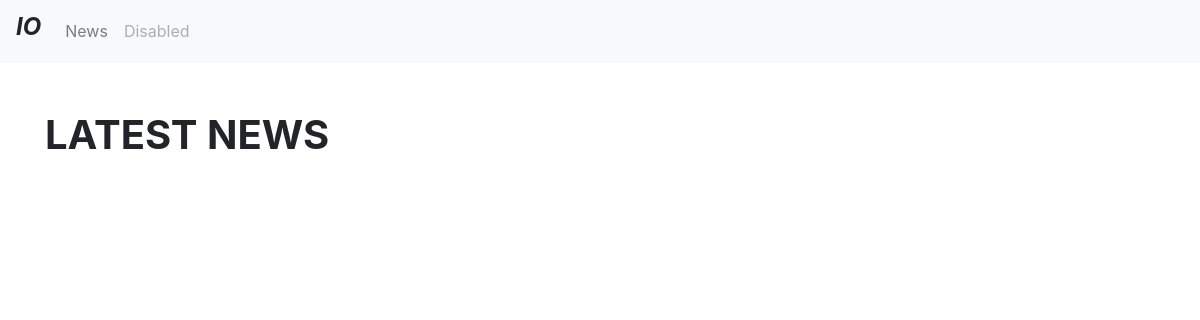
/blog/, run on an earlier commit of the app's database.
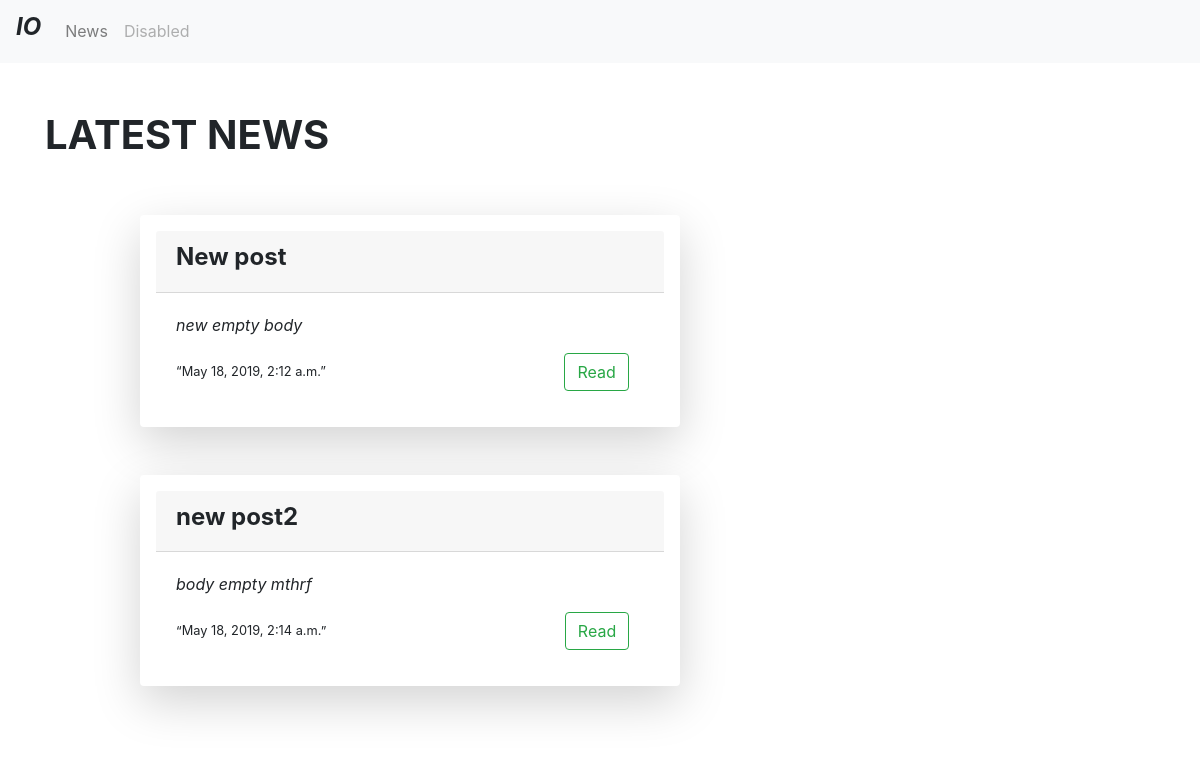
And on a later commit of the database.
### blog/models.py (models this page shows, shortened)
class Post(models.Model):
    title = models.CharField(max_length=80, db_index=True)
    slug = models.SlugField(max_length=150, unique=True)
    body = models.TextField(blank=True, db_index=True)
    date_pub = models.DateTimeField(auto_now_add=True)
    def get_absolute_url(self):
        return reverse('post_detail_url', kwargs={'slug': self.slug })

### blog/views.py (the view)
# urls.py: path('', posts_list, name='posts_list_url'),
def posts_list(request):
    posts = Post.objects.all()
    return render(request, 'blog/index.html', context={'posts': posts})

### blog/templates/blog/index.html (shortened to what this page needs)
{% extends 'blog/base_blog.html' %}
{% block namepage %}
    LATEST NEWS
{% endblock %}
{% block content %}
    {% for post in posts %}
        <div class="card border-0">
            <div class="shadow-lg p-3 mb-5 bg-white rounded">
          <div class="card-header bg-transperent " >
            <h4><b>{{ post.title }}</b></h4>
          </div>
          <div class="card-body">
              <p class="card-text"><em>{{ post.body|truncatewords:15 }}</em></p>
              <small><q>{{ post.date_pub }}</q></small>
            <a href="{{ post.get_absolute_url }}" class="btn btn-outline-success offset-md-6">Read</a>
          </div>
          </div>
        </div>
    {% endfor %}
{% endblock %}

### blog/templates/blog/base_blog.html
{% extends 'base.html'%}

### templates/base.html (shortened to what this page needs)
<!DOCTYPE html>
<html lang="en">
<head>
    <link rel="stylesheet" href="https://stackpath.bootstrapcdn.com/bootstrap/4.3.1/css/bootstrap.min.css">
</head>
<body>
<nav class="navbar navbar-expand-lg navbar-light bg-light">
  <a class="navbar-brand"><h4><i><b>IO</b></i></h4></a>
  <div class="collapse navbar-collapse" id="navbarSupportedContent">
    <ul class="navbar-nav mr-auto">
      <li class="nav-item">
        <a class="nav-link" href="{% url 'posts_list_url' %}">News</a>
      </li>
      <li class="nav-item">
        <a class="nav-link disabled" href="#" tabindex="-1" aria-disabled="true">Disabled</a>
      </li>
    </ul>
  </div>
</nav>
<div class="container mt-5">
    <div class="row">
        <div class="container mb-5">
           <h1><b> {% block namepage %}{% endblock %}</b></h1>
        </div>
        <div class="col-6 offset-md-1">
        {% block content %}{% endblock %}
        </div>
    </div>
</div>
</body>
</html>

What changed in the data, as far as the page shows it:
added Post: title "New post", body "new empty body", date_pub "May 18, 2019, 2:12 a.m."
added Post: title "new post2", body "body empty mthrf", date_pub "May 18, 2019, 2:14 a.m."
